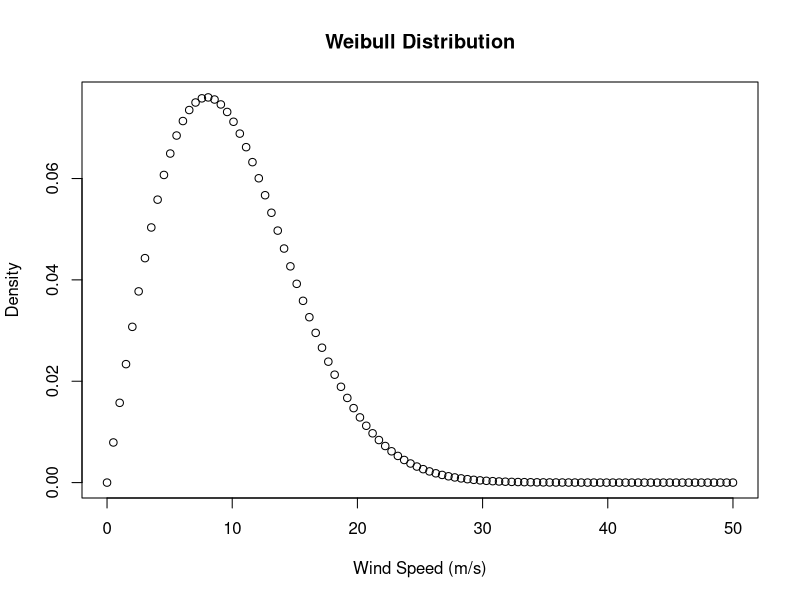

Here is the R script that generated this plot:
v_0 = 10
k = 2 

lambda = 2 * v_0/sqrt(pi)
v = seq(0, 50, length = 100)
density = dweibull(v, k, lambda)

plot(v, density, main = "Weibull Distribution", xlab = "Wind Speed (m/s)", ylab = "Density")


#part e
high = 1 - pweibull(16, k, lambda)
low = pweibull(6, k, lambda)
print(high + low)


